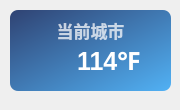
<?xml version="1.0" encoding="UTF-8"?>
<ui version="4.0">
 <class>Theme</class>
 <widget class="QWidget" name="Form">
  <property name="geometry">
   <rect>
    <x>0</x>
    <y>0</y>
    <width>180</width>
    <height>110</height>
   </rect>
  </property>
  <property name="minimumSize">
   <size>
    <width>0</width>
    <height>0</height>
   </size>
  </property>
  <property name="maximumSize">
   <size>
    <width>16777215</width>
    <height>65536</height>
   </size>
  </property>
  <property name="windowTitle">
   <string>天气</string>
  </property>
  <widget class="QLabel" name="current_city">
   <property name="geometry">
    <rect>
     <x>10</x>
     <y>10</y>
     <width>161</width>
     <height>41</height>
    </rect>
   </property>
   <property name="font">
    <font>
     <family>Microsoft YaHei UI</family>
     <pointsize>13</pointsize>
     <bold>true</bold>
    </font>
   </property>
   <property name="styleSheet">
    <string notr="true">color: rgba(255, 255, 255, 185);
font-weight: bold;</string>
   </property>
   <property name="text">
    <string>当前城市</string>
   </property>
   <property name="textFormat">
    <enum>Qt::PlainText</enum>
   </property>
   <property name="alignment">
    <set>Qt::AlignCenter</set>
   </property>
  </widget>
  <widget class="QLabel" name="backgnd">
   <property name="geometry">
    <rect>
     <x>10</x>
     <y>10</y>
     <width>161</width>
     <height>81</height>
    </rect>
   </property>
   <property name="styleSheet">
    <string notr="true">background-color: qlineargradient(spread:pad, x1:0, y1:0, x2:1, y2:1, stop:0 rgba(40, 60, 110, 245), stop:1 rgba(75, 175, 245, 245));
border-radius: 8px;
border-image: url();
</string>
   </property>
   <property name="text">
    <string/>
   </property>
  </widget>
  <widget class="QWidget" name="horizontalLayoutWidget">
   <property name="geometry">
    <rect>
     <x>30</x>
     <y>30</y>
     <width>121</width>
     <height>61</height>
    </rect>
   </property>
   <layout class="QHBoxLayout" name="horizontalLayout_2">
    <item>
     <widget class="IconWidget" name="weather_icon">
      <property name="sizePolicy">
       <sizepolicy hsizetype="Maximum" vsizetype="Maximum">
        <horstretch>0</horstretch>
        <verstretch>0</verstretch>
       </sizepolicy>
      </property>
      <property name="minimumSize">
       <size>
        <width>25</width>
        <height>25</height>
       </size>
      </property>
      <property name="icon">
       <iconset>
        <normaloff>../../img/weather/0.svg</normaloff>../../img/weather/0.svg</iconset>
      </property>
     </widget>
    </item>
    <item>
     <widget class="QLabel" name="temperature">
      <property name="sizePolicy">
       <sizepolicy hsizetype="Maximum" vsizetype="Preferred">
        <horstretch>0</horstretch>
        <verstretch>0</verstretch>
       </sizepolicy>
      </property>
      <property name="font">
       <font>
        <family>Microsoft YaHei UI</family>
        <pointsize>19</pointsize>
        <bold>true</bold>
       </font>
      </property>
      <property name="styleSheet">
       <string notr="true">border: none;
color: rgba(255, 255, 255, 255);
font-weight: bold</string>
      </property>
      <property name="text">
       <string>114℉</string>
      </property>
      <property name="textFormat">
       <enum>Qt::PlainText</enum>
      </property>
      <property name="alignment">
       <set>Qt::AlignLeading|Qt::AlignLeft|Qt::AlignVCenter</set>
      </property>
     </widget>
    </item>
   </layout>
  </widget>
  <zorder>backgnd</zorder>
  <zorder>current_city</zorder>
  <zorder>horizontalLayoutWidget</zorder>
 </widget>
 <customwidgets>
  <customwidget>
   <class>IconWidget</class>
   <extends>QWidget</extends>
   <header>qfluentwidgets</header>
  </customwidget>
 </customwidgets>
 <resources/>
 <connections/>
</ui>
